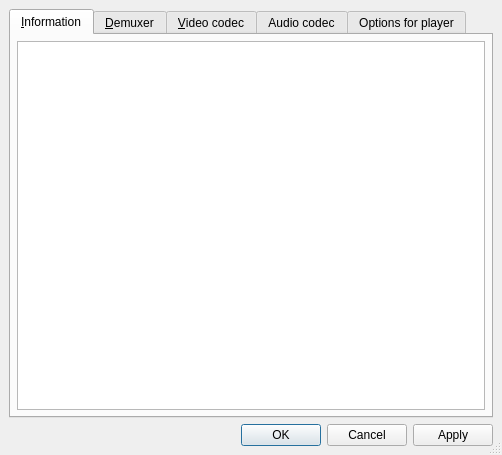
<?xml version="1.0" encoding="UTF-8"?>
<ui version="4.0">
 <author>Ricardo Villalba</author>
 <class>Gui::TPropertiesDialog</class>
 <widget class="QDialog" name="Gui::TPropertiesDialog">
  <property name="geometry">
   <rect>
    <x>0</x>
    <y>0</y>
    <width>502</width>
    <height>455</height>
   </rect>
  </property>
  <property name="windowTitle">
   <string>WZPlayer - File properties</string>
  </property>
  <property name="sizeGripEnabled">
   <bool>true</bool>
  </property>
  <property name="modal">
   <bool>false</bool>
  </property>
  <layout class="QVBoxLayout">
   <property name="spacing">
    <number>6</number>
   </property>
   <property name="margin">
    <number>9</number>
   </property>
   <item>
    <widget class="QTabWidget" name="tabWidget">
     <property name="currentIndex">
      <number>0</number>
     </property>
     <widget class="QWidget" name="info_page">
      <attribute name="title">
       <string>&amp;Information</string>
      </attribute>
      <layout class="QGridLayout">
       <property name="margin">
        <number>6</number>
       </property>
       <property name="spacing">
        <number>6</number>
       </property>
       <item row="0" column="0">
        <widget class="QTextEdit" name="info_edit">
         <property name="readOnly">
          <bool>true</bool>
         </property>
        </widget>
       </item>
      </layout>
     </widget>
     <widget class="QWidget" name="demuxer_page">
      <attribute name="title">
       <string>&amp;Demuxer</string>
      </attribute>
      <layout class="QVBoxLayout">
       <property name="spacing">
        <number>6</number>
       </property>
       <property name="margin">
        <number>6</number>
       </property>
       <item>
        <widget class="QLabel" name="textLabel2">
         <property name="text">
          <string>&amp;Select the demuxer that will be used for this file:</string>
         </property>
         <property name="wordWrap">
          <bool>false</bool>
         </property>
         <property name="buddy">
          <cstring>demuxer_listbox</cstring>
         </property>
        </widget>
       </item>
       <item>
        <widget class="QListWidget" name="demuxer_listbox"/>
       </item>
       <item>
        <layout class="QHBoxLayout">
         <property name="spacing">
          <number>6</number>
         </property>
         <property name="margin">
          <number>0</number>
         </property>
         <item>
          <spacer>
           <property name="orientation">
            <enum>Qt::Horizontal</enum>
           </property>
           <property name="sizeType">
            <enum>QSizePolicy::Expanding</enum>
           </property>
           <property name="sizeHint" stdset="0">
            <size>
             <width>241</width>
             <height>41</height>
            </size>
           </property>
          </spacer>
         </item>
         <item>
          <widget class="QPushButton" name="resetDemuxerButton">
           <property name="text">
            <string>&amp;Reset</string>
           </property>
          </widget>
         </item>
        </layout>
       </item>
      </layout>
     </widget>
     <widget class="QWidget" name="vc_page">
      <attribute name="title">
       <string>&amp;Video codec</string>
      </attribute>
      <layout class="QVBoxLayout">
       <property name="spacing">
        <number>6</number>
       </property>
       <property name="margin">
        <number>6</number>
       </property>
       <item>
        <widget class="QLabel" name="textLabel3">
         <property name="text">
          <string>&amp;Select the video codec:</string>
         </property>
         <property name="wordWrap">
          <bool>false</bool>
         </property>
         <property name="buddy">
          <cstring>vc_listbox</cstring>
         </property>
        </widget>
       </item>
       <item>
        <widget class="QListWidget" name="vc_listbox"/>
       </item>
       <item>
        <layout class="QHBoxLayout">
         <property name="spacing">
          <number>6</number>
         </property>
         <property name="margin">
          <number>0</number>
         </property>
         <item>
          <spacer>
           <property name="orientation">
            <enum>Qt::Horizontal</enum>
           </property>
           <property name="sizeType">
            <enum>QSizePolicy::Expanding</enum>
           </property>
           <property name="sizeHint" stdset="0">
            <size>
             <width>241</width>
             <height>41</height>
            </size>
           </property>
          </spacer>
         </item>
         <item>
          <widget class="QPushButton" name="resetVCButton">
           <property name="text">
            <string>Reset</string>
           </property>
          </widget>
         </item>
        </layout>
       </item>
      </layout>
     </widget>
     <widget class="QWidget" name="ac_page">
      <attribute name="title">
       <string>Audio codec</string>
      </attribute>
      <layout class="QVBoxLayout">
       <property name="spacing">
        <number>6</number>
       </property>
       <property name="margin">
        <number>6</number>
       </property>
       <item>
        <widget class="QLabel" name="textLabel4">
         <property name="text">
          <string>Select the audio codec:</string>
         </property>
         <property name="wordWrap">
          <bool>false</bool>
         </property>
         <property name="buddy">
          <cstring>ac_listbox</cstring>
         </property>
        </widget>
       </item>
       <item>
        <widget class="QListWidget" name="ac_listbox"/>
       </item>
       <item>
        <layout class="QHBoxLayout">
         <property name="spacing">
          <number>6</number>
         </property>
         <property name="margin">
          <number>0</number>
         </property>
         <item>
          <spacer>
           <property name="orientation">
            <enum>Qt::Horizontal</enum>
           </property>
           <property name="sizeType">
            <enum>QSizePolicy::Expanding</enum>
           </property>
           <property name="sizeHint" stdset="0">
            <size>
             <width>241</width>
             <height>41</height>
            </size>
           </property>
          </spacer>
         </item>
         <item>
          <widget class="QPushButton" name="resetACButton">
           <property name="text">
            <string>Reset</string>
           </property>
          </widget>
         </item>
        </layout>
       </item>
      </layout>
     </widget>
     <widget class="QWidget" name="options_page">
      <attribute name="title">
       <string notr="true">Options for player</string>
      </attribute>
      <layout class="QVBoxLayout">
       <property name="spacing">
        <number>6</number>
       </property>
       <property name="margin">
        <number>9</number>
       </property>
       <item>
        <widget class="QGroupBox" name="groupBox">
         <property name="title">
          <string notr="true">Additional options for this file only</string>
         </property>
         <layout class="QVBoxLayout">
          <property name="spacing">
           <number>6</number>
          </property>
          <property name="margin">
           <number>9</number>
          </property>
          <item>
           <widget class="QLabel" name="options_info_label">
            <property name="text">
             <string notr="true">Here you can pass extra options to the player applied to this file only.
Write them separated by spaces.
Example: -flip -nosound</string>
            </property>
            <property name="alignment">
             <set>Qt::AlignVCenter</set>
            </property>
            <property name="wordWrap">
             <bool>false</bool>
            </property>
           </widget>
          </item>
          <item>
           <layout class="QHBoxLayout">
            <property name="spacing">
             <number>6</number>
            </property>
            <property name="margin">
             <number>0</number>
            </property>
            <item>
             <widget class="QLabel" name="textLabel1_3">
              <property name="text">
               <string>Options:</string>
              </property>
              <property name="wordWrap">
               <bool>false</bool>
              </property>
              <property name="buddy">
               <cstring>player_args_edit</cstring>
              </property>
             </widget>
            </item>
            <item>
             <widget class="QLineEdit" name="player_args_edit"/>
            </item>
           </layout>
          </item>
          <item>
           <widget class="Line" name="line2">
            <property name="sizePolicy">
             <sizepolicy hsizetype="Expanding" vsizetype="Fixed">
              <horstretch>0</horstretch>
              <verstretch>0</verstretch>
             </sizepolicy>
            </property>
            <property name="frameShape">
             <enum>QFrame::HLine</enum>
            </property>
            <property name="frameShadow">
             <enum>QFrame::Sunken</enum>
            </property>
            <property name="orientation">
             <enum>Qt::Horizontal</enum>
            </property>
           </widget>
          </item>
          <item>
           <widget class="QLabel" name="textLabel4_2">
            <property name="text">
             <string>You can also pass additional video filters.
Separate them with &quot;,&quot;. Do not use spaces!
Example: scale=512:-2,mirror</string>
            </property>
            <property name="alignment">
             <set>Qt::AlignVCenter</set>
            </property>
            <property name="wordWrap">
             <bool>false</bool>
            </property>
           </widget>
          </item>
          <item>
           <layout class="QHBoxLayout">
            <property name="spacing">
             <number>6</number>
            </property>
            <property name="margin">
             <number>0</number>
            </property>
            <item>
             <widget class="QLabel" name="textLabel2_3">
              <property name="text">
               <string>Video filters:</string>
              </property>
              <property name="wordWrap">
               <bool>false</bool>
              </property>
              <property name="buddy">
               <cstring>player_vfilters_edit</cstring>
              </property>
             </widget>
            </item>
            <item>
             <widget class="QLineEdit" name="player_vfilters_edit"/>
            </item>
           </layout>
          </item>
          <item>
           <widget class="Line" name="line3">
            <property name="sizePolicy">
             <sizepolicy hsizetype="Expanding" vsizetype="Fixed">
              <horstretch>0</horstretch>
              <verstretch>0</verstretch>
             </sizepolicy>
            </property>
            <property name="frameShape">
             <enum>QFrame::HLine</enum>
            </property>
            <property name="frameShadow">
             <enum>QFrame::Sunken</enum>
            </property>
            <property name="orientation">
             <enum>Qt::Horizontal</enum>
            </property>
           </widget>
          </item>
          <item>
           <widget class="QLabel" name="textLabel5_2">
            <property name="text">
             <string>And finally audio filters. Same rule as for video filters.
Example: extrastereo,karaoke</string>
            </property>
            <property name="alignment">
             <set>Qt::AlignVCenter</set>
            </property>
            <property name="wordWrap">
             <bool>false</bool>
            </property>
           </widget>
          </item>
          <item>
           <layout class="QHBoxLayout">
            <property name="spacing">
             <number>6</number>
            </property>
            <property name="margin">
             <number>0</number>
            </property>
            <item>
             <widget class="QLabel" name="textLabel3_3">
              <property name="text">
               <string>Audio filters:</string>
              </property>
              <property name="wordWrap">
               <bool>false</bool>
              </property>
              <property name="buddy">
               <cstring>player_afilters_edit</cstring>
              </property>
             </widget>
            </item>
            <item>
             <widget class="QLineEdit" name="player_afilters_edit"/>
            </item>
           </layout>
          </item>
          <item>
           <spacer>
            <property name="orientation">
             <enum>Qt::Vertical</enum>
            </property>
            <property name="sizeHint" stdset="0">
             <size>
              <width>20</width>
              <height>40</height>
             </size>
            </property>
           </spacer>
          </item>
         </layout>
        </widget>
       </item>
      </layout>
     </widget>
    </widget>
   </item>
   <item>
    <widget class="QDialogButtonBox" name="buttonBox">
     <property name="orientation">
      <enum>Qt::Horizontal</enum>
     </property>
     <property name="standardButtons">
      <set>QDialogButtonBox::Apply|QDialogButtonBox::Cancel|QDialogButtonBox::Ok</set>
     </property>
    </widget>
   </item>
  </layout>
 </widget>
 <layoutdefault spacing="6" margin="11"/>
 <tabstops>
  <tabstop>tabWidget</tabstop>
  <tabstop>info_edit</tabstop>
  <tabstop>buttonBox</tabstop>
  <tabstop>demuxer_listbox</tabstop>
  <tabstop>resetDemuxerButton</tabstop>
  <tabstop>vc_listbox</tabstop>
  <tabstop>resetVCButton</tabstop>
  <tabstop>ac_listbox</tabstop>
  <tabstop>resetACButton</tabstop>
  <tabstop>player_args_edit</tabstop>
  <tabstop>player_vfilters_edit</tabstop>
  <tabstop>player_afilters_edit</tabstop>
 </tabstops>
 <resources/>
 <connections>
 </connections>
</ui>
